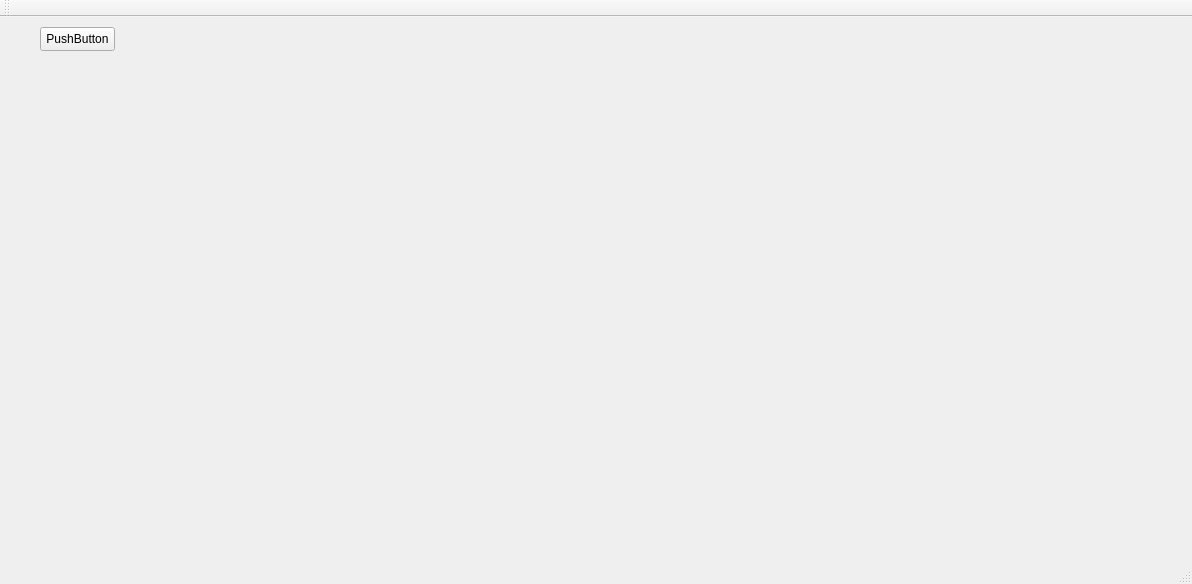
<?xml version="1.0" encoding="UTF-8"?>
<ui version="4.0">
 <class>MainWindowClass</class>
 <widget class="QMainWindow" name="MainWindowClass">
  <property name="geometry">
   <rect>
    <x>0</x>
    <y>0</y>
    <width>1192</width>
    <height>584</height>
   </rect>
  </property>
  <property name="windowTitle">
   <string>MainWindow</string>
  </property>
  <widget class="QWidget" name="centralWidget">
   <widget class="QWidget" name="verticalLayoutWidget">
    <property name="geometry">
     <rect>
      <x>30</x>
      <y>50</y>
      <width>1141</width>
      <height>451</height>
     </rect>
    </property>
    <layout class="QVBoxLayout" name="verticalLayout"/>
   </widget>
   <widget class="QPushButton" name="pushButton">
    <property name="geometry">
     <rect>
      <x>40</x>
      <y>10</y>
      <width>75</width>
      <height>24</height>
     </rect>
    </property>
    <property name="text">
     <string>PushButton</string>
    </property>
   </widget>
  </widget>
  <widget class="QMenuBar" name="menuBar">
   <property name="geometry">
    <rect>
     <x>0</x>
     <y>0</y>
     <width>1192</width>
     <height>22</height>
    </rect>
   </property>
  </widget>
  <widget class="QToolBar" name="mainToolBar">
   <attribute name="toolBarArea">
    <enum>TopToolBarArea</enum>
   </attribute>
   <attribute name="toolBarBreak">
    <bool>false</bool>
   </attribute>
  </widget>
  <widget class="QStatusBar" name="statusBar"/>
 </widget>
 <layoutdefault spacing="6" margin="11"/>
 <resources>
  <include location="MainWindow.qrc"/>
 </resources>
 <connections>
  <connection>
   <sender>pushButton</sender>
   <signal>clicked()</signal>
   <receiver>MainWindowClass</receiver>
   <slot>on_pushButton_triggered()</slot>
   <hints>
    <hint type="sourcelabel">
     <x>88</x>
     <y>61</y>
    </hint>
    <hint type="destinationlabel">
     <x>206</x>
     <y>63</y>
    </hint>
   </hints>
  </connection>
 </connections>
 <slots>
  <slot>on_pushButton_triggered()</slot>
 </slots>
</ui>
